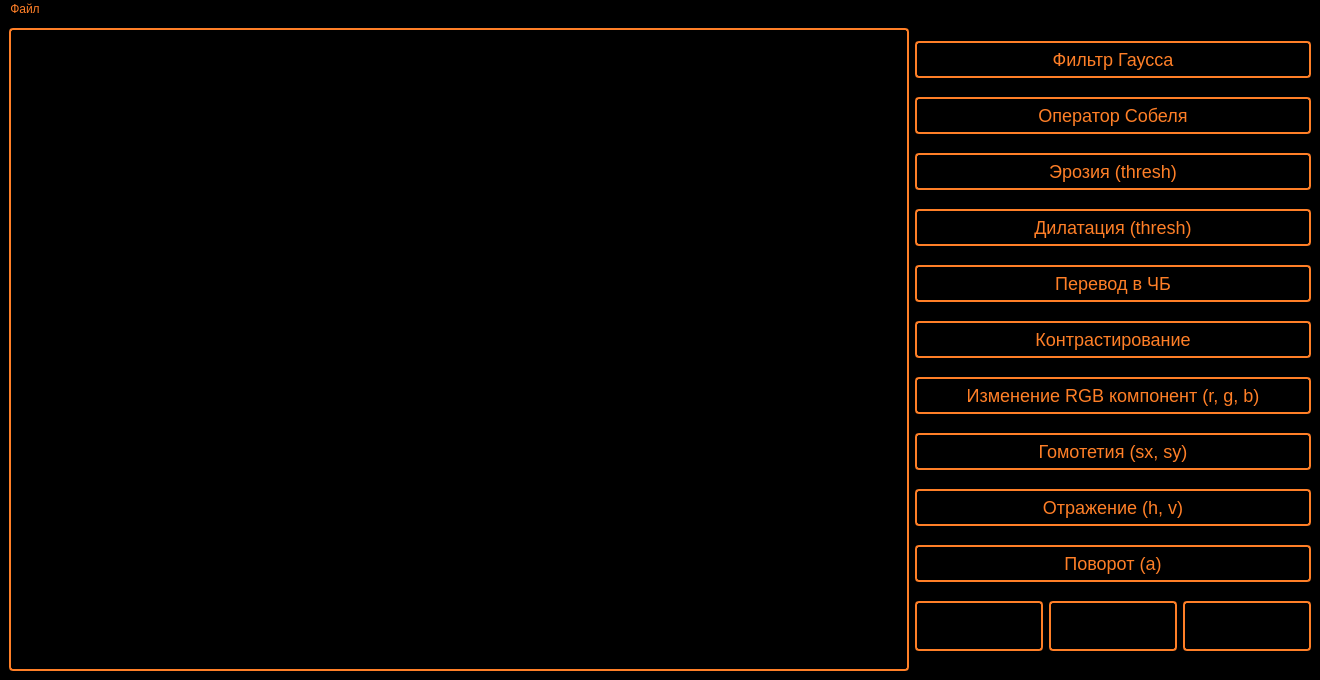
<?xml version="1.0" encoding="UTF-8"?>
<ui version="4.0">
 <class>MainWindow</class>
 <widget class="QMainWindow" name="MainWindow">
  <property name="geometry">
   <rect>
    <x>0</x>
    <y>0</y>
    <width>1320</width>
    <height>680</height>
   </rect>
  </property>
  <property name="minimumSize">
   <size>
    <width>1320</width>
    <height>680</height>
   </size>
  </property>
  <property name="maximumSize">
   <size>
    <width>1920</width>
    <height>1080</height>
   </size>
  </property>
  <property name="windowTitle">
   <string>MainWindow</string>
  </property>
  <property name="styleSheet">
   <string notr="true">QPushButton {
    color: #ff7f27;
    border: 2px solid #ff7f27;
    border-radius: 4px;
    background-color: transparent;
    padding: 6px 12px;
    font-size: 18px;
}
QPushButton:hover {
    background-color: #bf6900;
}
QPushButton:pressed {
    background-color: #333333;
}


QLabel {
    color: #ff7f27;
    font-size: 16px;
    background-color: transparent;
}

QWidget {
    background-color: #000000;
    color: #ff7f27;
}

QFrame {
    border: 2px solid #ff7f27;
    border-radius: 4px;
    background-color: transparent;
}

QLineEdit {
    color: #ff7f27;
    border: 2px solid #ff7f27;
    border-radius: 4px;
    background-color: transparent;
    padding: 4px 8px;
    font-size: 16px;
}

</string>
  </property>
  <widget class="QWidget" name="centralWidget">
   <property name="sizePolicy">
    <sizepolicy hsizetype="Expanding" vsizetype="Minimum">
     <horstretch>0</horstretch>
     <verstretch>0</verstretch>
    </sizepolicy>
   </property>
   <property name="minimumSize">
    <size>
     <width>0</width>
     <height>0</height>
    </size>
   </property>
   <property name="maximumSize">
    <size>
     <width>1920</width>
     <height>1080</height>
    </size>
   </property>
   <layout class="QHBoxLayout" name="horizontalLayout">
    <item>
     <widget class="QLabel" name="imageLabel">
      <property name="sizePolicy">
       <sizepolicy hsizetype="Expanding" vsizetype="Preferred">
        <horstretch>0</horstretch>
        <verstretch>0</verstretch>
       </sizepolicy>
      </property>
      <property name="minimumSize">
       <size>
        <width>900</width>
        <height>600</height>
       </size>
      </property>
      <property name="frameShape">
       <enum>QFrame::Shape::WinPanel</enum>
      </property>
      <property name="frameShadow">
       <enum>QFrame::Shadow::Sunken</enum>
      </property>
      <property name="text">
       <string/>
      </property>
      <property name="scaledContents">
       <bool>false</bool>
      </property>
      <property name="alignment">
       <set>Qt::AlignmentFlag::AlignCenter</set>
      </property>
     </widget>
    </item>
    <item>
     <layout class="QVBoxLayout" name="verticalLayout">
      <property name="sizeConstraint">
       <enum>QLayout::SizeConstraint::SetMinimumSize</enum>
      </property>
      <item>
       <widget class="QPushButton" name="gaussButton">
        <property name="text">
         <string>Фильтр Гаусса</string>
        </property>
       </widget>
      </item>
      <item>
       <widget class="QPushButton" name="sobelButton">
        <property name="text">
         <string>Оператор Собеля</string>
        </property>
       </widget>
      </item>
      <item>
       <widget class="QPushButton" name="erosionButton">
        <property name="text">
         <string>Эрозия (thresh)</string>
        </property>
       </widget>
      </item>
      <item>
       <widget class="QPushButton" name="dilatationButton">
        <property name="text">
         <string>Дилатация (thresh)</string>
        </property>
       </widget>
      </item>
      <item>
       <widget class="QPushButton" name="grayscaleButton">
        <property name="text">
         <string>Перевод в ЧБ</string>
        </property>
       </widget>
      </item>
      <item>
       <widget class="QPushButton" name="contrastButton">
        <property name="text">
         <string>Контрастирование</string>
        </property>
       </widget>
      </item>
      <item>
       <widget class="QPushButton" name="transformComponentButton">
        <property name="text">
         <string>Изменение RGB компонент (r, g, b)</string>
        </property>
       </widget>
      </item>
      <item>
       <widget class="QPushButton" name="scaleButton">
        <property name="text">
         <string>Гомотетия (sx, sy)</string>
        </property>
       </widget>
      </item>
      <item>
       <widget class="QPushButton" name="flipButton">
        <property name="text">
         <string>Отражение (h, v)</string>
        </property>
       </widget>
      </item>
      <item>
       <widget class="QPushButton" name="rotateButton">
        <property name="text">
         <string>Поворот (a)</string>
        </property>
       </widget>
      </item>
      <item>
       <layout class="QHBoxLayout" name="paramsLayout">
        <property name="sizeConstraint">
         <enum>QLayout::SizeConstraint::SetMinimumSize</enum>
        </property>
        <item>
         <widget class="QLineEdit" name="firstLineEdit">
          <property name="sizePolicy">
           <sizepolicy hsizetype="Expanding" vsizetype="Preferred">
            <horstretch>0</horstretch>
            <verstretch>0</verstretch>
           </sizepolicy>
          </property>
          <property name="maximumSize">
           <size>
            <width>16777215</width>
            <height>50</height>
           </size>
          </property>
         </widget>
        </item>
        <item>
         <widget class="QLineEdit" name="secondLineEdit">
          <property name="sizePolicy">
           <sizepolicy hsizetype="Expanding" vsizetype="Preferred">
            <horstretch>0</horstretch>
            <verstretch>0</verstretch>
           </sizepolicy>
          </property>
          <property name="maximumSize">
           <size>
            <width>16777215</width>
            <height>50</height>
           </size>
          </property>
         </widget>
        </item>
        <item>
         <widget class="QLineEdit" name="thirdLineEdit">
          <property name="sizePolicy">
           <sizepolicy hsizetype="Expanding" vsizetype="Preferred">
            <horstretch>0</horstretch>
            <verstretch>0</verstretch>
           </sizepolicy>
          </property>
          <property name="maximumSize">
           <size>
            <width>16777215</width>
            <height>50</height>
           </size>
          </property>
         </widget>
        </item>
       </layout>
      </item>
     </layout>
    </item>
   </layout>
  </widget>
  <widget class="QMenuBar" name="menuBar">
   <property name="geometry">
    <rect>
     <x>0</x>
     <y>0</y>
     <width>1320</width>
     <height>33</height>
    </rect>
   </property>
   <widget class="QMenu" name="openFileMenu">
    <property name="title">
     <string>Файл</string>
    </property>
    <addaction name="openFileAction"/>
    <addaction name="saveFileAction"/>
   </widget>
   <addaction name="openFileMenu"/>
  </widget>
  <action name="openFileAction">
   <property name="text">
    <string>Открыть файл</string>
   </property>
  </action>
  <action name="saveFileAction">
   <property name="text">
    <string>Сохранить файл</string>
   </property>
  </action>
 </widget>
 <resources/>
 <connections/>
</ui>
